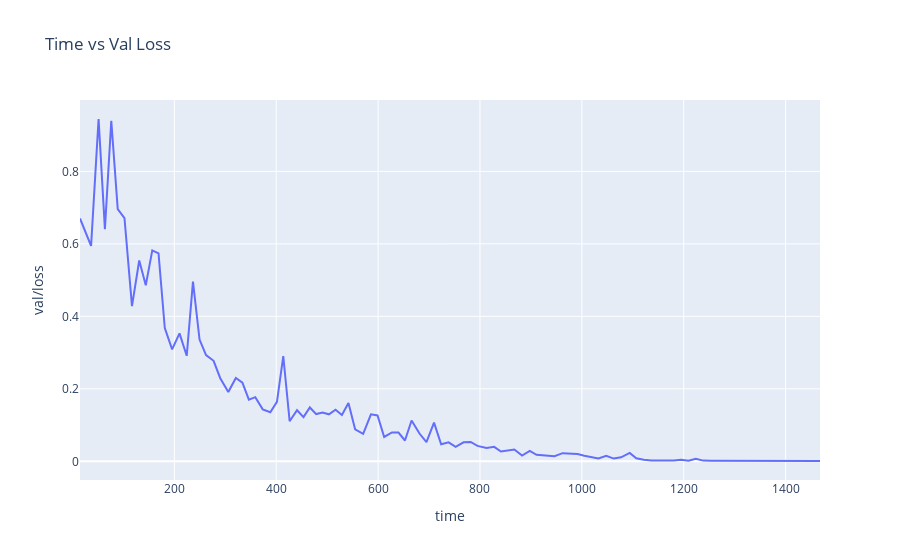

Notebook cell for this chart:
### Code cell
fig=px.line(df,x='time',y='val/loss',render_mode='svg')
fig.update_xaxes(title_text='Time')
fig.update_yaxes(title_text='Val-Loss')
fig.write_image("time_val_loss.svg")

fig.show()
